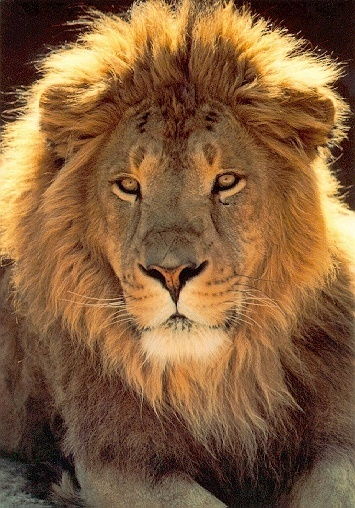
#> input picture imagens/leao.jpg, 355 x 508 px
$ python passo05.py
#> lines starting #> are read from the running program, lines starting #| are printed output that depends on the picture
import cv2

# Carregar a imagem
imagem = cv2.imread('imagens/leao.jpg')
#> imagem is the input picture: shape (508, 355, 3); mean B, G, R 59.7, 94.7, 132.3

# Obter as dimensões da imagem
(h, w) = imagem.shape[:2]
#> h = 508; w = 355

# centro da imagem e o ângulo de rotação
center = (w // 2, h // 2)
#> center = (177, 254)
 # ângulo em graus, a imagem pode roda 360°graus
angle = 45
# escala, como uma especíe de zoom quanto mais aumenta o zoom fica maior...
scale = 1.0

# Criar a matriz de rotação da imagem
M = cv2.getRotationMatrix2D(center, angle, scale)

# Aplicando a rotação
Rotacionamento = cv2.warpAffine(imagem, M, (w, h))
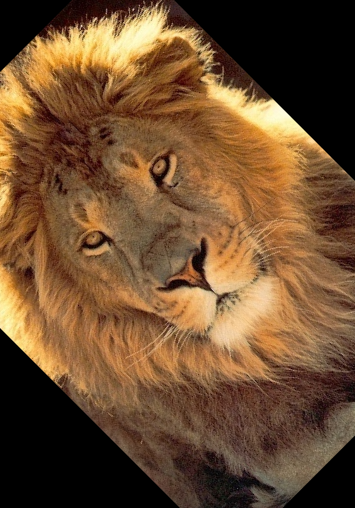
#> Rotacionamento: shape (508, 355, 3); mean B, G, R 48.1, 78, 110.5

# Exibir o resultado da imagem
cv2.imshow('Rotacionamento da imagem', Rotacionamento)

#tecla q
cv2.waitKey(0)
cv2.destroyAllWindows()

$ run again, with imagens/filhote.webp saved as imagens/leao.jpg
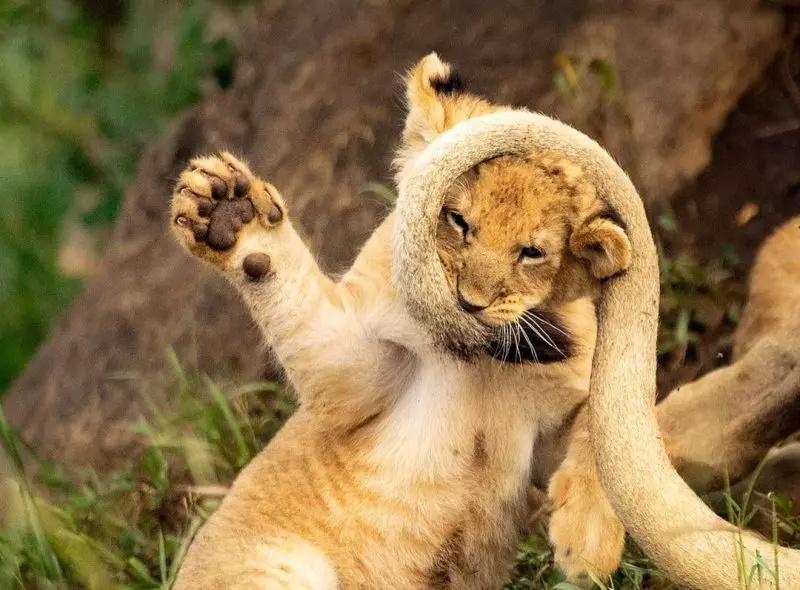
#> input picture imagens/filhote.webp, 800 x 590 px
#> imagem is the input picture: shape (590, 800, 3); mean B, G, R 73.9, 115.3, 140.7
#> `Rotacionamento = cv2.warpAffine(imagem, M, (w, h))`:
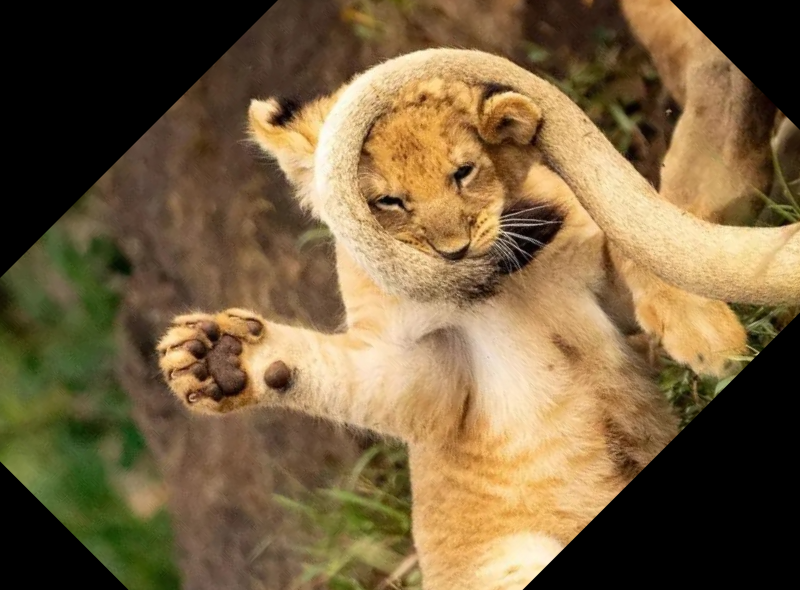
#> Rotacionamento: shape (590, 800, 3); mean B, G, R 64.1, 97.9, 119.8

$ run again, with imagens/leoamae.webp saved as imagens/leao.jpg
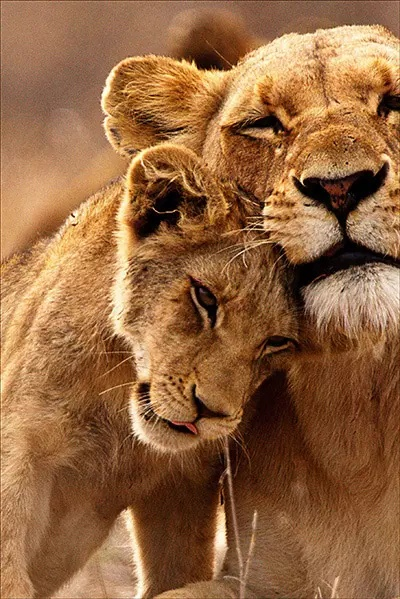
#> input picture imagens/leoamae.webp, 400 x 599 px
#> imagem is the input picture: shape (599, 400, 3); mean B, G, R 64.4, 102.4, 148.3
#> `Rotacionamento = cv2.warpAffine(imagem, M, (w, h))`:
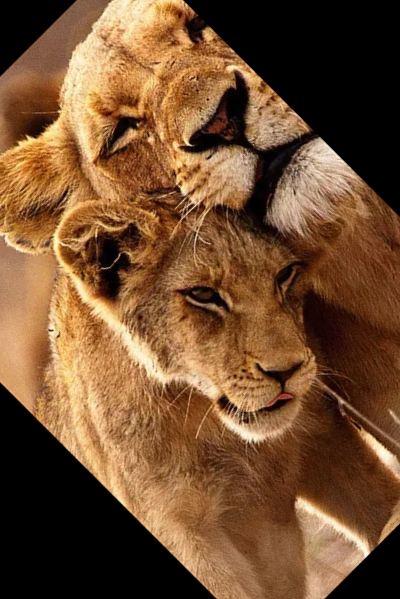
#> Rotacionamento: shape (599, 400, 3); mean B, G, R 48.5, 79.2, 115.3
